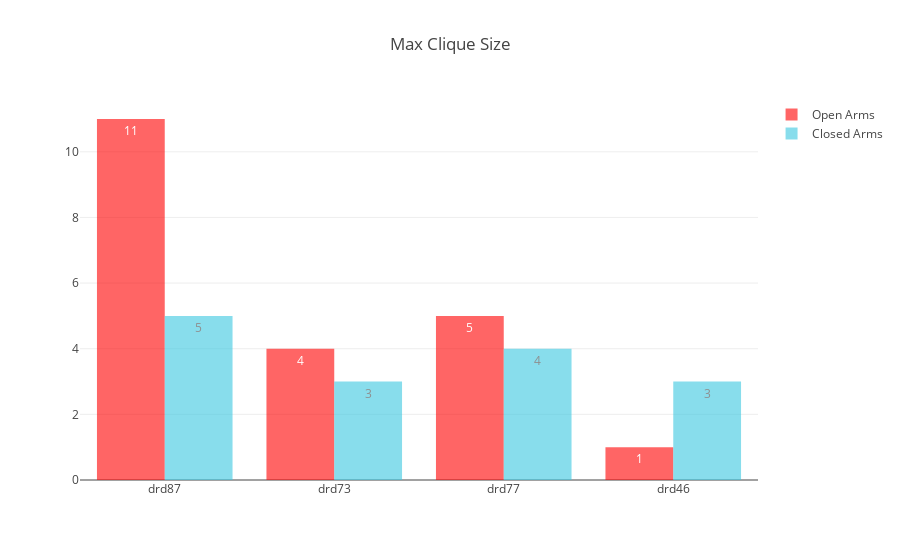

Write notebook code for a chart like this one.
### Code cell
labels, open_arms_measures, closed_arms_measures = get_measures_for_plot()
plot_network_measures(open_arms_measures, closed_arms_measures, *labels, title="Max Clique Size")

### Figure 1 — Plotly figure (JSON) as saved in the notebook; plotly's stock layout.template omitted (floating-point values rounded to 4 significant figures)
{"data": [{"marker": {"color": "rgb(255, 0, 0)"}, "name": "Open Arms", "opacity": 0.6, "text": [11, 4, 5, 1], "textposition": "auto", "type": "bar", "uid": "04288a", "x": ["drd87", "drd73", "drd77", "drd46"], "y": [11, 4, 5, 1]}, {"marker": {"color": "rgb(58,200,225)"}, "name": "Closed Arms", "opacity": 0.6, "text": [5, 3, 4, 3], "textposition": "auto", "type": "bar", "uid": "74454c", "x": ["drd87", "drd73", "drd77", "drd46"], "y": [5, 3, 4, 3]}], "layout": {"autosize": true, "title": "Max Clique Size", "xaxis": {"autorange": true, "range": [-0.5, 3.5], "type": "category"}, "yaxis": {"autorange": true, "range": [0, 11.58], "type": "linear"}}}
